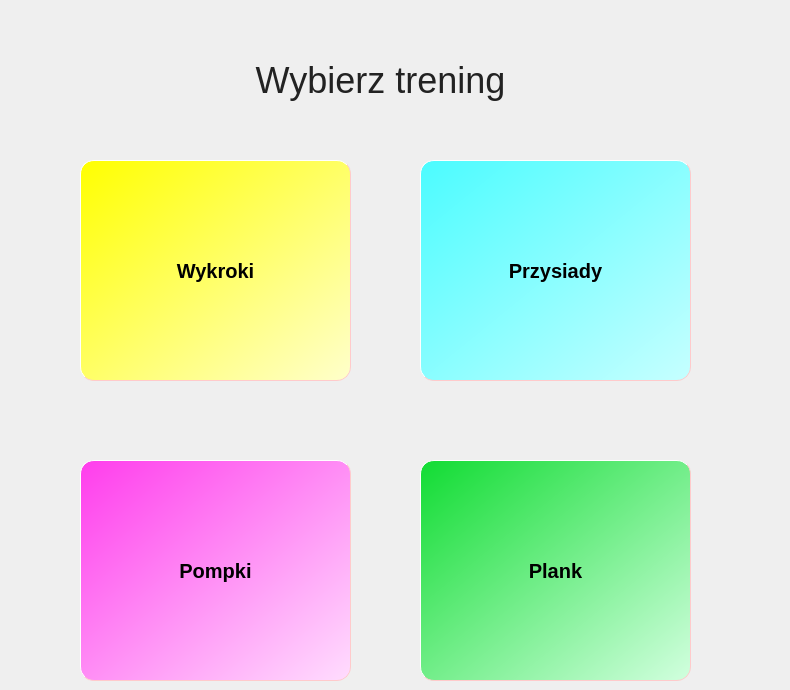
    <widget class="QWidget" name="page_3">
     <widget class="QLabel" name="label_3">
      <property name="geometry">
       <rect>
        <x>-10</x>
        <y>50</y>
        <width>781</width>
        <height>61</height>
       </rect>
      </property>
      <property name="styleSheet">
       <string notr="true">text-align: center;
font-size: 36px;
color: #222;
text-shadow: 0px 2px 3px black;</string>
      </property>
      <property name="text">
       <string>Wybierz trening</string>
      </property>
      <property name="alignment">
       <set>Qt::AlignCenter</set>
      </property>
     </widget>
     <widget class="QPushButton" name="pushButton_9">
      <property name="geometry">
       <rect>
        <x>80</x>
        <y>160</y>
        <width>271</width>
        <height>221</height>
       </rect>
      </property>
      <property name="styleSheet">
       <string notr="true">QPushButton{
background-color: qlineargradient(spread:pad, x1:0, y1:0, x2:1, y2:1, stop:0 rgb(255, 255, 0), stop:1 rgb(255, 255, 203));
color:white;
border-style: outset;
border-width:1px;
border-radius:14px;
border-color:rgb(255, 202, 203);
font:bold 20px;
color: black;
padding:10px;}

QPushButton:hover {   
background-color: qlineargradient(spread:pad, x1:0, y1:0, x2:1, y2:1, stop:0 rgb(255, 255, 203), stop:1 rgb(255, 255, 0));
color:white;
border-style: outset;
border-width:1px;
border-radius:14px;
border-color:rgb(255, 202, 203);
font:bold 24px;
padding:10px;
}

QPushButton:pressed {   
background-color:rgb(255, 255, 203);
color:white;
border-style: outset;
border-width:2px;
border-radius:14px;
border-color:rgb(255, 255, 203);
font:bold 24px;
padding:10px;
}

</string>
      </property>
      <property name="text">
       <string>Wykroki</string>
      </property>
     </widget>
     <widget class="QPushButton" name="pushButton_6">
      <property name="geometry">
       <rect>
        <x>80</x>
        <y>460</y>
        <width>271</width>
        <height>221</height>
       </rect>
      </property>
      <property name="styleSheet">
       <string notr="true">QPushButton{
background-color: qlineargradient(spread:pad, x1:0, y1:0, x2:1, y2:1, stop:0 rgb(255, 61, 236), stop:1 rgb(255, 221, 254));
color:white;
border-style: outset;
border-width:1px;
border-radius:14px;
border-color:rgb(255, 202, 203);
font:bold 20px;
color: black;
padding:10px}

QPushButton:hover {   
background-color: qlineargradient(spread:pad, x1:0, y1:0, x2:1, y2:1, stop:0 rgb(255, 221, 254) , stop:1 rgb(255, 61, 236));
color:white;
border-style: outset;
border-width:1px;
border-radius:14px;
border-color:rgb(198, 255, 255);
font:bold 24px;
padding:10px;
}

QPushButton:pressed {   
background-color:rgb(255, 221, 254);
color:white;
border-style: outset;
border-width:2px;
border-radius:14px;
border-color:rgb(255, 221, 254);
font:bold 24px;
padding:10px;
}
</string>
      </property>
      <property name="text">
       <string>Pompki</string>
      </property>
     </widget>
     <widget class="QPushButton" name="pushButton_7">
      <property name="geometry">
       <rect>
        <x>420</x>
        <y>160</y>
        <width>271</width>
        <height>221</height>
       </rect>
      </property>
      <property name="styleSheet">
       <string notr="true">QPushButton{
background-color: qlineargradient(spread:pad, x1:0, y1:0, x2:1, y2:1, stop:0 rgb(75, 252, 255), stop:1 rgb(198, 255, 255));
color:white;
border-style: outset;
border-width:1px;
border-radius:14px;
border-color:rgb(255, 202, 203);
font:bold 20px;
color: black;
padding:10px}

QPushButton:hover {   
background-color:qlineargradient(spread:pad, x1:0, y1:0, x2:1, y2:1, stop:0 rgb(198, 255, 255), stop:1 rgb(75, 252, 255));
color:white;
border-style: outset;
border-width:1px;
border-radius:14px;
border-color:rgb(198, 255, 255);
font:bold 24px;
padding:10px;
}

QPushButton:pressed {   
background-color:rgb(198, 255, 255);
color:white;
border-style: outset;
border-width:2px;
border-radius:14px;
border-color:rgb(255, 255, 203);
font:bold 24px;
padding:10px;
}
</string>
      </property>
      <property name="text">
       <string>Przysiady</string>
      </property>
     </widget>
     <widget class="QPushButton" name="pushButton_8">
      <property name="geometry">
       <rect>
        <x>420</x>
        <y>460</y>
        <width>271</width>
        <height>221</height>
       </rect>
      </property>
      <property name="styleSheet">
       <string notr="true">QPushButton{
background-color: qlineargradient(spread:pad, x1:0, y1:0, x2:1, y2:1, stop:0 rgb(17, 220, 51), stop:1 rgb(210, 255, 223));
color:white;
border-style: outset;
border-width:1px;
border-radius:14px;
border-color:rgb(255, 202, 203);
font:bold 20px;
color: black;
padding:10px;}

QPushButton:hover {   
background-color: qlineargradient(spread:pad, x1:0, y1:0, x2:1, y2:1, stop:0 rgb(210, 255, 223) , stop:1 rgb(17, 220, 51) );
color:white;
border-style: outset;
border-width:1px;
border-radius:14px;
border-color:rgb(198, 255, 255);
font:bold 24px;
padding:10px;
}

QPushButton:pressed {   
background-color:rgb(210, 255, 223);
color:white;
border-style: outset;
border-width:2px;
border-radius:24px;
border-color:rgb(255, 221, 254);
font:bold 16px;}</string>
      </property>
      <property name="text">
       <string>Plank</string>
      </property>
     </widget>
    </widget>
